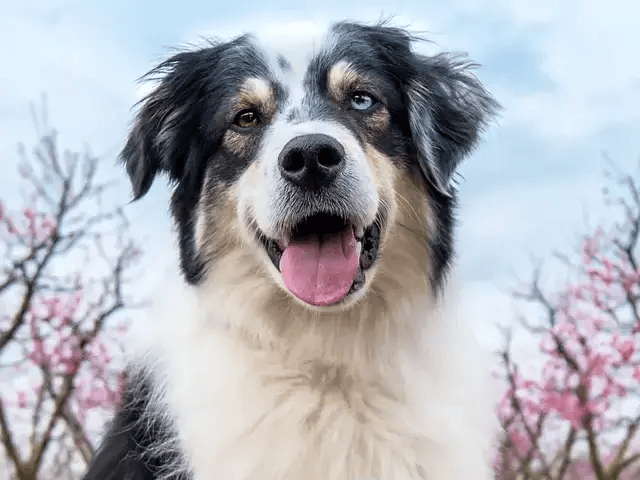
#> input picture dog3.png, 640 x 480 px, given in place of dog1.jpg, which was not available
$ python subtraction.py
#> lines starting #> are read from the running program, lines starting #| are printed output that depends on the picture
# addition of two graysrascle
from PIL import Image , ImageChops
import matplotlib.pyplot as plt
img1=Image.open('dog1.jpg').convert("L")
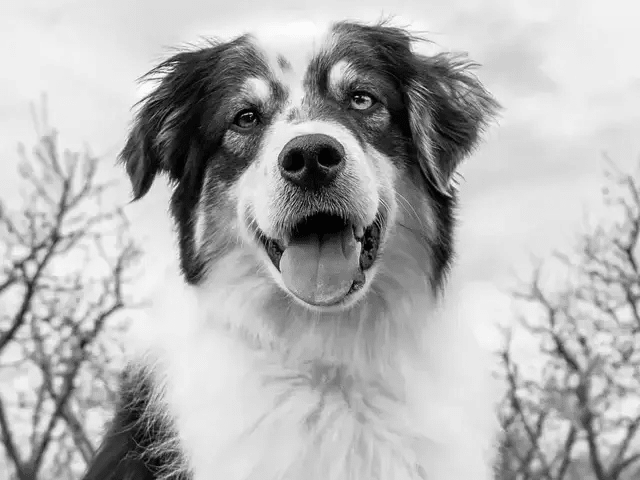
#> img1: PIL image 640x480 L; min 3, max 251, mean 178.6
img2=Image.open('dog2.png').convert("L")
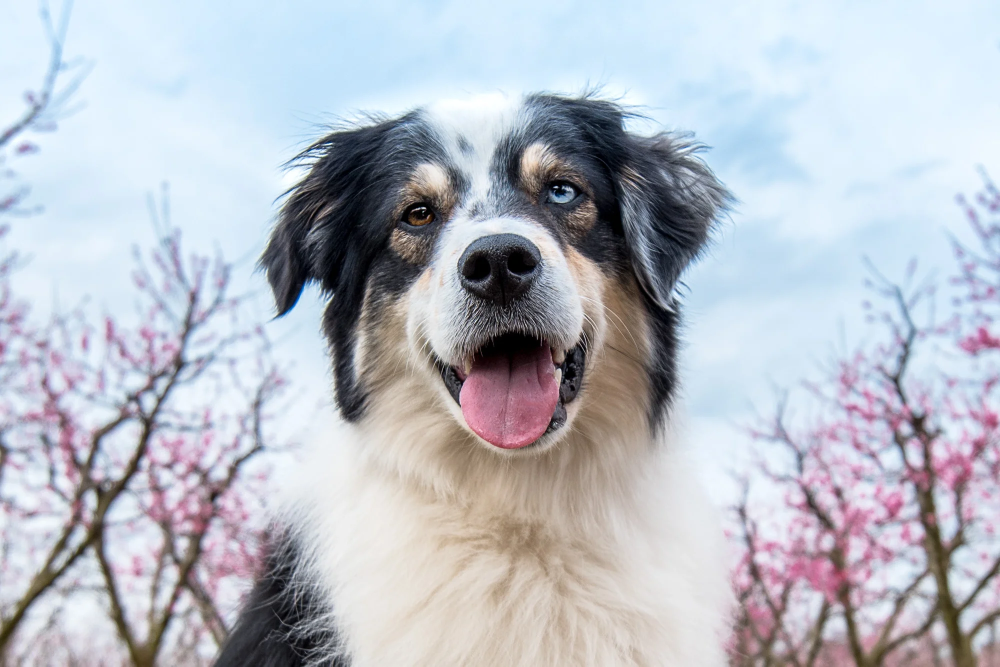
#> input picture dog2.png, 2000 x 1333 px (shown at 1/2 size)
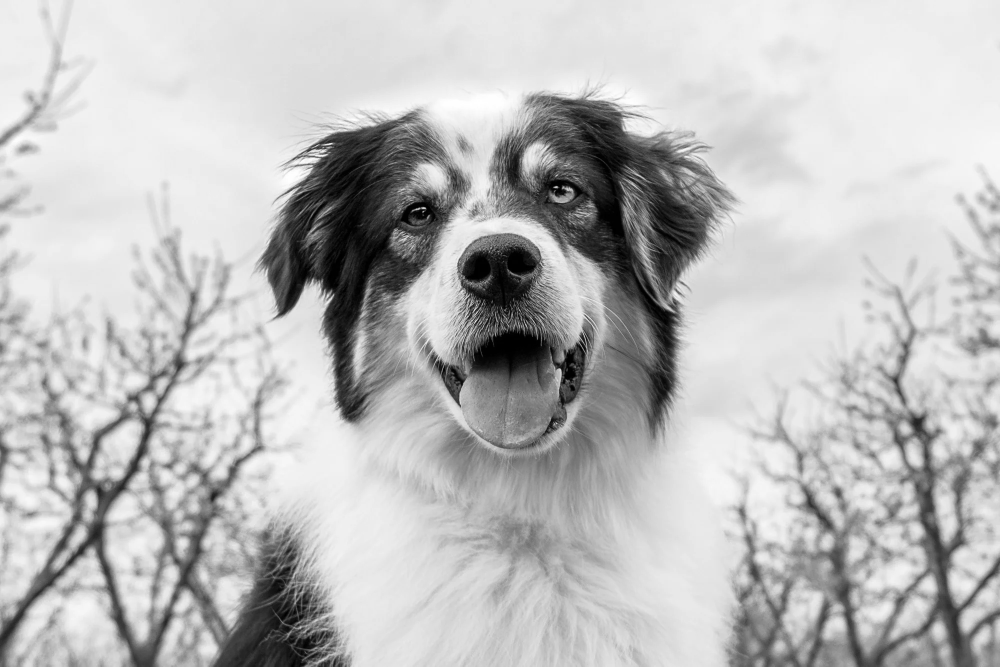
#> img2: PIL image 2000x1333 L (shown at 1/2 size); min 0, max 255, mean 187.8
img2=img2.resize(img1.size)
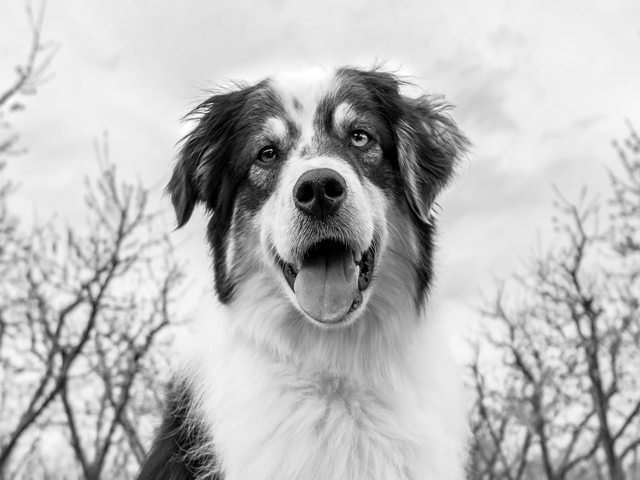
#> img2: PIL image 640x480 L; min 0, max 255, mean 187.8
result=ImageChops.subtract(img1,img2)
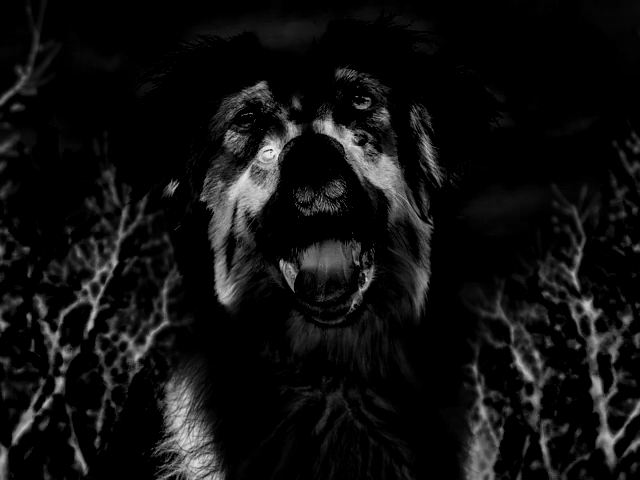
#> result: PIL image 640x480 L; min 0, max 249, mean 16.3
plt.subplot(1,3,1)
plt.imshow(img1,cmap='gray')
plt.title('Image1')
plt.axis('off')
plt.subplot(1,3,2)
plt.imshow(img2,cmap='gray')
plt.title('Image2')
plt.axis('off')

plt.subplot(1,3,3)
plt.imshow(result,cmap='gray')
plt.title('subtract Result')
plt.axis('off')
plt.show()
